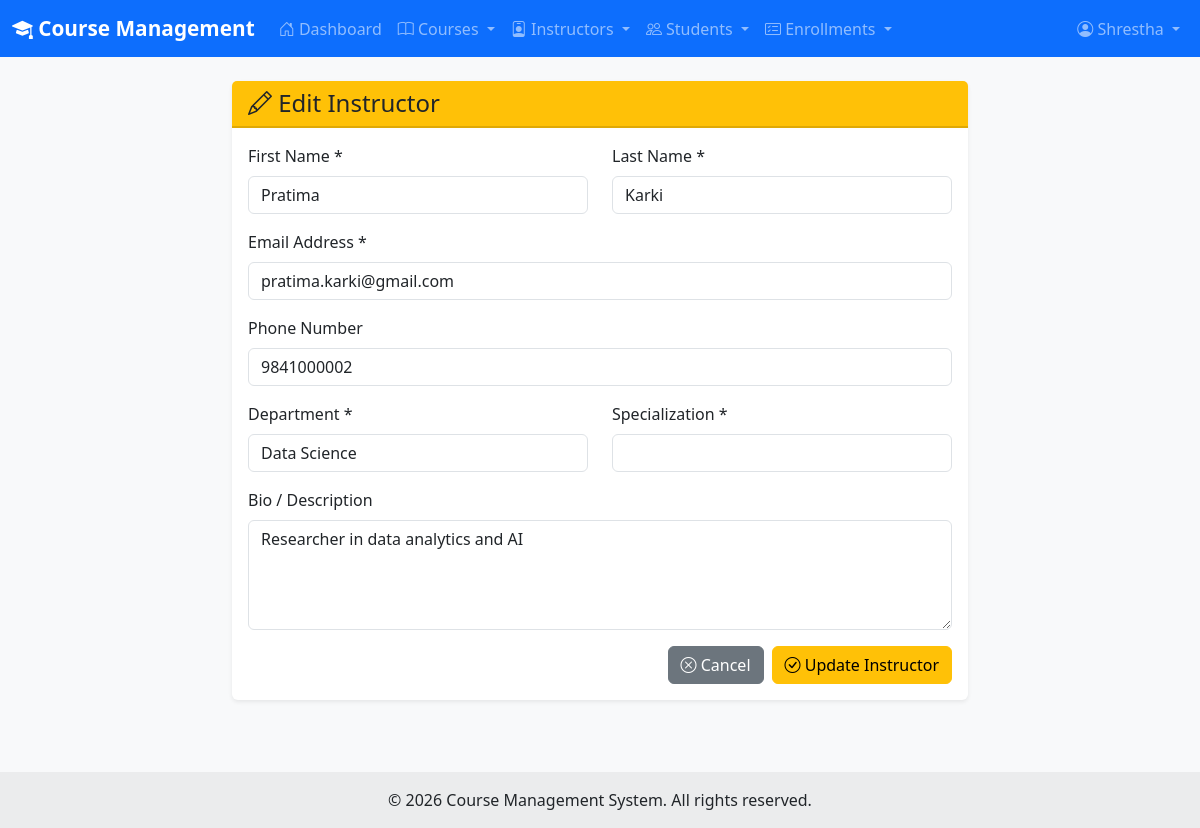
/instructors/edit.php?id=2 (signed in), run on the app's committed database.
### tables this page shows
CREATE TABLE instructors (
    instructor_id INT PRIMARY KEY AUTO_INCREMENT,
    first_name VARCHAR(50) NOT NULL,
    last_name VARCHAR(50) NOT NULL,
    email VARCHAR(100) NOT NULL UNIQUE,
    password VARCHAR(255) NOT NULL,
    phone VARCHAR(20),
    department VARCHAR(100),
    bio TEXT,
    hire_date DATE DEFAULT (CURRENT_DATE),
    is_active TINYINT(1) DEFAULT 1,
    created_at TIMESTAMP DEFAULT CURRENT_TIMESTAMP,
    updated_at TIMESTAMP DEFAULT CURRENT_TIMESTAMP ON UPDATE CURRENT_TIMESTAMP,
    last_login TIMESTAMP NULL,
    INDEX idx_email (email),
    INDEX idx_active (is_active)
);

### includes/functions.php (called while the page is built, shortened)
<?php
function h($string) {
    return htmlspecialchars($string ?? '', ENT_QUOTES, 'UTF-8');
}
function getOne($pdo, $sql, $params = []) {
    $stmt = $pdo->prepare($sql);
    $stmt->execute($params);
    return $stmt->fetch();
}

### public/instructors/edit.php (the view, shortened to what this page needs)
<?php
require_once '../../config/db.php';
require_once '../../includes/functions.php';
$instructorId = isset($_GET['id']) ? intval($_GET['id']) : 0;
try {
    $instructor = getOne($pdo, "SELECT * FROM instructors WHERE instructor_id = ?", [$instructorId]);
} catch (PDOException $e) {
    error_log("Edit Instructor Error: " . $e->getMessage());
    setMessage("Error loading instructor", "error");
    redirect('list.php');
}
include '../../includes/header.php';
?>
<div class="row">
    <div class="col-md-8 mx-auto">
        <div class="card">
            <div class="card-header bg-warning">
                <h4 class="mb-0"><i class="bi bi-pencil"></i> Edit Instructor</h4>
            </div>
            <div class="card-body">
                <form method="POST" action="">
                    <div class="row">
                        <div class="col-md-6 mb-3">
                            <label for="first_name" class="form-label">First Name *</label>
                            <input type="text" class="form-control" id="first_name" name="first_name"
                                   value="<?= h($instructor['first_name']) ?>" required>
                        </div>
                        <div class="col-md-6 mb-3">
                            <label for="last_name" class="form-label">Last Name *</label>
                            <input type="text" class="form-control" id="last_name" name="last_name"
                                   value="<?= h($instructor['last_name']) ?>" required>
                        </div>
                    </div>
                    <div class="mb-3">
                        <label for="email" class="form-label">Email Address *</label>
                        <input type="email" class="form-control" id="email" name="email"
                               value="<?= h($instructor['email']) ?>" required>
                    </div>
                    <div class="mb-3">
                        <label for="phone" class="form-label">Phone Number</label>
                        <input type="tel" class="form-control" id="phone" name="phone"
                               value="<?= h($instructor['phone']) ?>">
                    </div>
                    <div class="row">
                        <div class="col-md-6 mb-3">
                            <label for="department" class="form-label">Department *</label>
                            <input type="text" class="form-control" id="department" name="department"
                                   value="<?= h($instructor['department']) ?>" required>
                        </div>
                        <div class="col-md-6 mb-3">
                            <label for="specialization" class="form-label">Specialization *</label>
                            <input type="text" class="form-control" id="specialization" name="specialization"
                                   value="<?= h($instructor['specialization']) ?>" required>
                        </div>
                    </div>
                    <div class="mb-3">
                        <label for="bio" class="form-label">Bio / Description</label>
                        <textarea class="form-control" id="bio" name="bio" rows="4"><?= h($instructor['bio']) ?></textarea>
                    </div>
                    <div class="d-grid gap-2 d-md-flex justify-content-md-end">
                        <a href="list.php" class="btn btn-secondary">
                            <i class="bi bi-x-circle"></i> Cancel
                        </a>
                        <button type="submit" class="btn btn-warning">
                            <i class="bi bi-check-circle"></i> Update Instructor
                        </button>
                    </div>
                </form>
            </div>
        </div>
    </div>
</div>
<?php include '../../includes/footer.php'; ?>

### includes/header.php (style rules this page uses)
body { min-height: 100vh; display: flex; flex-direction: column; background-color: #f8f9fa; }
.card { box-shadow: 0 0.125rem 0.25rem rgba(0, 0, 0, 0.075); border: none; margin-bottom: 1.5rem; }
.card-header { font-weight: 600; border-bottom: 2px solid rgba(0, 0, 0, 0.125); }

### data on the page
instructors: first_name "Pratima", last_name "Karki", email "pratima.karki@gmail.com", phone "9841000002", department "Data Science", bio "Researcher in data analytics and AI"

### other printed values
$_SESSION['user_name'] "Shrestha"
